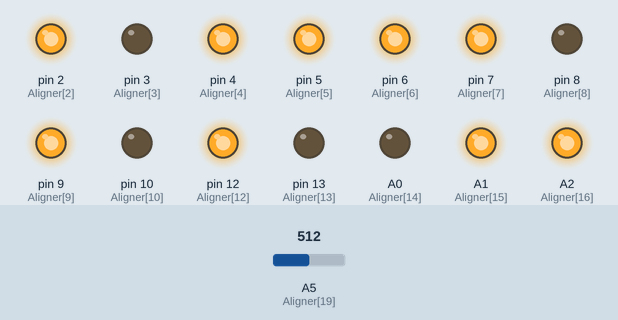
A sketch run on a simulated Arduino Uno, built with avr-gcc and run on an emulated ATmega328P. On the bench: output pins drawn as LEDs (lit = HIGH). The inputs (shaded band) are chosen by the test bench; at power-on: A5 (Aligner[19]) = 512. What the sketch prints to the serial monitor is not drawn.

Above: at 1.2 s.
1.3 s: A5 (Aligner[19]) set to 524
2.8 s: A5 (Aligner[19]) set to 550
At 3.4 s:
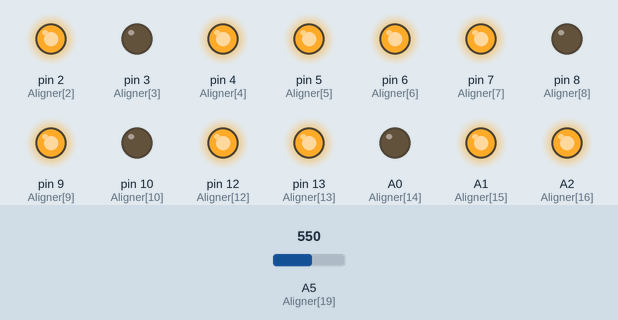
4.3 s: A5 (Aligner[19]) set to 511
At 4.8 s:
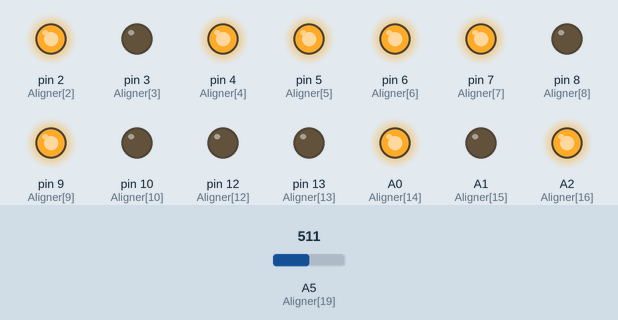
5.8 s: A5 (Aligner[19]) set to 476
At 6.1 s:
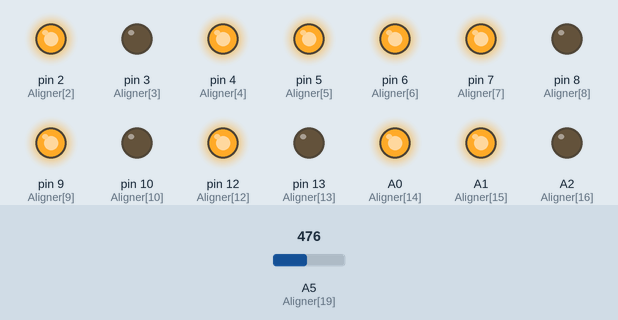
7.3 s: A5 (Aligner[19]) set to 306
At 8.6 s:
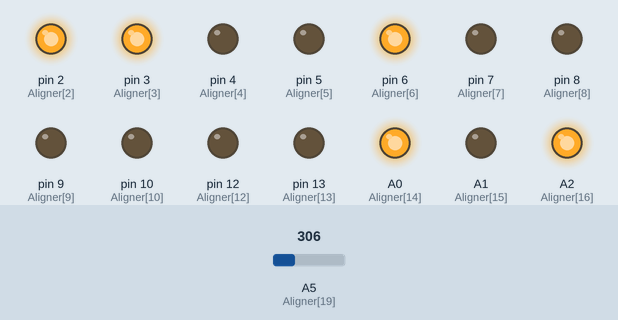
Timing chart, 0 to 9.8 s (numbered marks = the images above; inputs shaded):
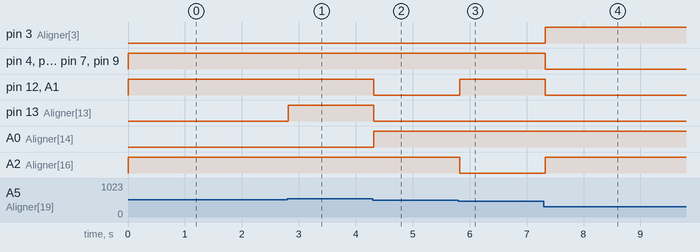

Measured:
- the behaviour switches between 531 and 532 on A5 (Aligner[19]) (found by bisection; images 0 and 1)
- the behaviour switches between 492 and 491 on A5 (Aligner[19]) (found by bisection; images 2 and 3)
- after the input at 1.3 s, every drawn part: stays the same
- after the input at 2.8 s, pin 13 (Aligner[13]): LOW → HIGH at once
- after the input at 4.3 s, pin 12 (Aligner[12]), pin 13 (Aligner[13]), A1 (Aligner[15]): HIGH → LOW at once; A0 (Aligner[14]): LOW → HIGH at once
- after the input at 5.8 s, pin 12 (Aligner[12]), A1 (Aligner[15]): LOW → HIGH at once; A2 (Aligner[16]): HIGH → LOW at once
- after the input at 7.3 s, pin 3 (Aligner[3]), A2 (Aligner[16]): LOW → HIGH at once; pin 4 (Aligner[4]), pin 5 (Aligner[5]), pin 7 (Aligner[7]), pin 9 (Aligner[9]), pin 12 (Aligner[12]), A1 (Aligner[15]): HIGH → LOW at once

The sketch:

SevenSegLEDReadVoltg.ino
```cpp
byte PDEC=0x1,PRDW=0x2,PDWN=0x4,PLDW=0x8,PRUP=0x10,PTOP=0x20,PLUP=0x40,PMID=0x80;
byte PCode[16]={
  PRDW|PDWN|PLDW|PRUP|PTOP|PLUP,
  PRDW|PRUP,
  PDWN|PLDW|PRUP|PTOP|PMID,
  PRDW|PDWN|PRUP|PTOP|PMID,
  PRDW|PRUP|PLUP|PMID,
  PRDW|PDWN|PTOP|PLUP|PMID,
  PRDW|PDWN|PLDW|PTOP|PLUP|PMID,
  PRDW|PRUP|PTOP,
  PRDW|PDWN|PLDW|PRUP|PTOP|PLUP|PMID,
  PRDW|PDWN|PRUP|PTOP|PLUP|PMID,
  PRDW|PLDW|PRUP|PTOP|PLUP|PMID,
  PRDW|PDWN|PLDW|PLUP|PMID,
  PDWN|PLDW|PTOP|PLUP,
  PRDW|PDWN|PLDW|PRUP|PMID,
  PDWN|PLDW|PTOP|PLUP|PMID,
  PLDW|PTOP|PLUP|PMID
};

int Aligner[25]={0,1,2,3,4,5,6,7,8,9,10,11,12,13,A0,A1,A2,A3,A4,A5};

/*
int pstat[25];
int ppos=0,ppre=0,ptot=26;

void rotateFire(){
  if(pstat[ppos]==HIGH){
    digitalWrite(Aligner[ppre],LOW);
    digitalWrite(Aligner[ppos],HIGH);
    ppre=ppos;
  }
  ppos++;
}
*/

void LEDout(int val,int aln,bool fdec=false){
  byte tmpcode=PCode[val]|fdec;
  for(int i=0;i<8;i++){
    digitalWrite(Aligner[i+aln],(tmpcode>>i)&1);
  }
}

float curId=0,pre=0;
void setup() {
  Serial.begin(9600);
  Serial.println("Setup begin");
  // put your setup code here, to run once:
  for(int i=2;i<18;i++){
    pinMode(Aligner[i],OUTPUT);
  }
  LEDout(0,2,true);
  LEDout(0,10);
  Serial.println("Setup success");
}

void loop() {
  // put your main code here, to run repeatedly:
  curId=float(analogRead(5))*5.0/1023.0;
  if(int(pre*10)!=int(curId*10)){
    LEDout(int(curId),2,true);
    LEDout(int(curId*10)%10,10);
    //Serial.println(curId);
    pre=curId;
  }
  delay(50);
}
```
